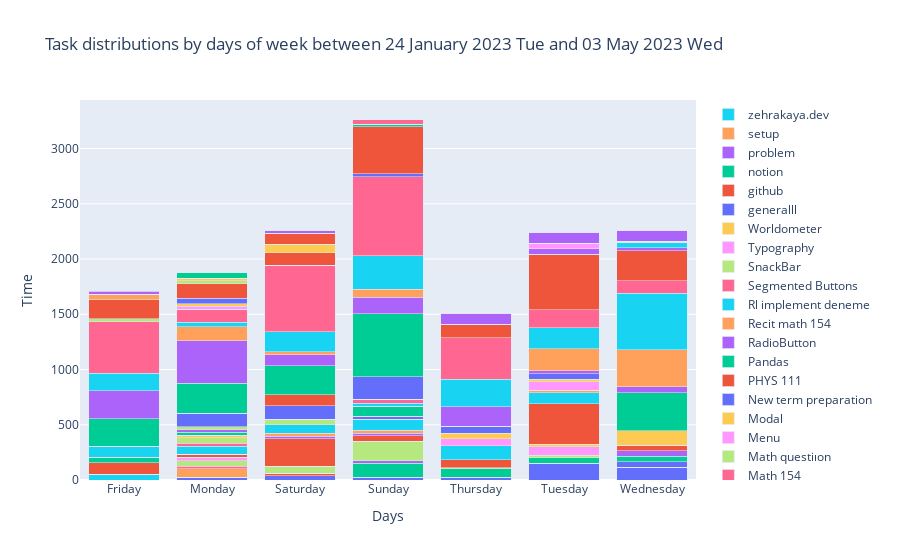

Notebook code for this chart:
### Code cell
max_dates = days_sns.sum(axis=1).index
get_max = days_sns.loc[max_dates]
get_max = get_max.loc[:, (get_max != 0).any(axis=0)]

fig = go.Figure(data=[go.Bar(x=get_max.index, y=get_max[col], name=col) for col in get_max.columns])
fig.update_layout(barmode='stack', xaxis_title='Days', yaxis_title='Time',
                  title=f"Task distributions by days of week between {strf_start_date} and {strf_end_date}")
fig.update_layout(hovermode='x unified')
plt.savefig(CFG["plot_folder_path"] / f"Task distributions by days of week between {strf_start_date} and {strf_end_date}")
fig.show()

### Figure 1 — Plotly figure (JSON) as saved in the notebook; plotly's stock layout.template omitted (floating-point values rounded to 4 significant figures)
{"data": [{"name": "ActivityIndicator", "type": "bar", "x": ["Friday", "Monday", "Saturday", "Sunday", "Thursday", "Tuesday", "Wednesday"], "y": [0, 25, 37, 25, 25, 150, 115]}, {"name": "Algorithm", "type": "bar", "x": ["Friday", "Monday", "Saturday", "Sunday", "Thursday", "Tuesday", "Wednesday"], "y": [0, 0, 25, 0, 0, 0, 0]}, {"name": "Appearance", "type": "bar", "x": ["Friday", "Monday", "Saturday", "Sunday", "Thursday", "Tuesday", "Wednesday"], "y": [0, 0, 0, 125, 75, 50, 0]}, {"name": "Application", "type": "bar", "x": ["Friday", "Monday", "Saturday", "Sunday", "Thursday", "Tuesday", "Wednesday"], "y": [0, 0, 0, 25, 0, 0, 0]}, {"name": "Avatar", "type": "bar", "x": ["Friday", "Monday", "Saturday", "Sunday", "Thursday", "Tuesday", "Wednesday"], "y": [0, 75, 0, 0, 0, 0, 0]}, {"name": "Binary tree", "type": "bar", "x": ["Friday", "Monday", "Saturday", "Sunday", "Thursday", "Tuesday", "Wednesday"], "y": [53, 0, 0, 0, 0, 0, 0]}, {"name": "Button", "type": "bar", "x": ["Friday", "Monday", "Saturday", "Sunday", "Thursday", "Tuesday", "Wednesday"], "y": [0, 25, 0, 0, 0, 0, 0]}, {"name": "CV", "type": "bar", "x": ["Friday", "Monday", "Saturday", "Sunday", "Thursday", "Tuesday", "Wednesday"], "y": [0, 50, 61, 175, 10, 25, 0]}, {"name": "Card", "type": "bar", "x": ["Friday", "Monday", "Saturday", "Sunday", "Thursday", "Tuesday", "Wednesday"], "y": [0, 31, 0, 0, 0, 75, 0]}, {"name": "CountryPickerModal", "type": "bar", "x": ["Friday", "Monday", "Saturday", "Sunday", "Thursday", "Tuesday", "Wednesday"], "y": [0, 0, 0, 0, 0, 25, 0]}, {"name": "DATATHON preparation", "type": "bar", "x": ["Friday", "Monday", "Saturday", "Sunday", "Thursday", "Tuesday", "Wednesday"], "y": [0, 0, 0, 0, 0, 0, 50]}, {"name": "DATATHON preselection", "type": "bar", "x": ["Friday", "Monday", "Saturday", "Sunday", "Thursday", "Tuesday", "Wednesday"], "y": [102, 25, 250, 50, 75, 363, 0]}, {"name": "Dialog", "type": "bar", "x": ["Friday", "Monday", "Saturday", "Sunday", "Thursday", "Tuesday", "Wednesday"], "y": [50, 0, 0, 0, 0, 0, 50]}, {"name": "Diary", "type": "bar", "x": ["Friday", "Monday", "Saturday", "Sunday", "Thursday", "Tuesday", "Wednesday"], "y": [0, 0, 25, 25, 0, 0, 50]}, {"name": "Divider", "type": "bar", "x": ["Friday", "Monday", "Saturday", "Sunday", "Thursday", "Tuesday", "Wednesday"], "y": [0, 0, 25, 25, 0, 0, 0]}, {"name": "Eng revision", "type": "bar", "x": ["Friday", "Monday", "Saturday", "Sunday", "Thursday", "Tuesday", "Wednesday"], "y": [100, 75, 75, 100, 125, 100, 0]}, {"name": "Form", "type": "bar", "x": ["Friday", "Monday", "Saturday", "Sunday", "Thursday", "Tuesday", "Wednesday"], "y": [0, 25, 0, 0, 0, 0, 0]}, {"name": "Header", "type": "bar", "x": ["Friday", "Monday", "Saturday", "Sunday", "Thursday", "Tuesday", "Wednesday"], "y": [0, 50, 0, 0, 0, 0, 0]}, {"name": "House works", "type": "bar", "x": ["Friday", "Monday", "Saturday", "Sunday", "Thursday", "Tuesday", "Wednesday"], "y": [0, 0, 0, 0, 62, 0, 0]}, {"name": "Icon", "type": "bar", "x": ["Friday", "Monday", "Saturday", "Sunday", "Thursday", "Tuesday", "Wednesday"], "y": [0, 25, 0, 0, 0, 0, 0]}, {"name": "IconButton", "type": "bar", "x": ["Friday", "Monday", "Saturday", "Sunday", "Thursday", "Tuesday", "Wednesday"], "y": [0, 0, 0, 29, 0, 0, 0]}, {"name": "Jupyter edit", "type": "bar", "x": ["Friday", "Monday", "Saturday", "Sunday", "Thursday", "Tuesday", "Wednesday"], "y": [0, 0, 0, 0, 0, 0, 50]}, {"name": "Kaggle", "type": "bar", "x": ["Friday", "Monday", "Saturday", "Sunday", "Thursday", "Tuesday", "Wednesday"], "y": [0, 25, 0, 87, 0, 0, 0]}, {"name": "KeyboardAwareView", "type": "bar", "x": ["Friday", "Monday", "Saturday", "Sunday", "Thursday", "Tuesday", "Wednesday"], "y": [0, 25, 0, 0, 0, 0, 0]}, {"name": "Layout", "type": "bar", "x": ["Friday", "Monday", "Saturday", "Sunday", "Thursday", "Tuesday", "Wednesday"], "y": [0, 0, 0, 0, 0, 25, 0]}, {"name": "Leet code algorithm", "type": "bar", "x": ["Friday", "Monday", "Saturday", "Sunday", "Thursday", "Tuesday", "Wednesday"], "y": [0, 0, 0, 30, 0, 0, 0]}, {"name": "Leet code day 1", "type": "bar", "x": ["Friday", "Monday", "Saturday", "Sunday", "Thursday", "Tuesday", "Wednesday"], "y": [0, 0, 0, 37, 0, 0, 0]}, {"name": "List", "type": "bar", "x": ["Friday", "Monday", "Saturday", "Sunday", "Thursday", "Tuesday", "Wednesday"], "y": [0, 25, 50, 0, 0, 0, 0]}, {"name": "M116 LESSON", "type": "bar", "x": ["Friday", "Monday", "Saturday", "Sunday", "Thursday", "Tuesday", "Wednesday"], "y": [0, 0, 0, 0, 0, 75, 0]}, {"name": "M116 lessons revison", "type": "bar", "x": ["Friday", "Monday", "Saturday", "Sunday", "Thursday", "Tuesday", "Wednesday"], "y": [0, 0, 0, 0, 50, 25, 132]}, {"name": "M154 HW - 1.1", "type": "bar", "x": ["Friday", "Monday", "Saturday", "Sunday", "Thursday", "Tuesday", "Wednesday"], "y": [0, 125, 125, 200, 66, 50, 0]}, {"name": "M154 HW-2", "type": "bar", "x": ["Friday", "Monday", "Saturday", "Sunday", "Thursday", "Tuesday", "Wednesday"], "y": [0, 0, 100, 0, 0, 0, 0]}, {"name": "MATH 112", "type": "bar", "x": ["Friday", "Monday", "Saturday", "Sunday", "Thursday", "Tuesday", "Wednesday"], "y": [251, 268, 262, 570, 0, 0, 341]}, {"name": "Masterlist analysi", "type": "bar", "x": ["Friday", "Monday", "Saturday", "Sunday", "Thursday", "Tuesday", "Wednesday"], "y": [250, 386, 100, 150, 175, 25, 58]}, {"name": "Masterlist cleaning dat", "type": "bar", "x": ["Friday", "Monday", "Saturday", "Sunday", "Thursday", "Tuesday", "Wednesday"], "y": [0, 125, 25, 75, 0, 200, 335]}, {"name": "Math 116", "type": "bar", "x": ["Friday", "Monday", "Saturday", "Sunday", "Thursday", "Tuesday", "Wednesday"], "y": [161, 41, 181, 300, 248, 189, 510]}, {"name": "Math 154", "type": "bar", "x": ["Friday", "Monday", "Saturday", "Sunday", "Thursday", "Tuesday", "Wednesday"], "y": [466, 120, 604, 718, 375, 165, 110]}, {"name": "Math questiıon", "type": "bar", "x": ["Friday", "Monday", "Saturday", "Sunday", "Thursday", "Tuesday", "Wednesday"], "y": [25, 0, 0, 0, 0, 0, 0]}, {"name": "Menu", "type": "bar", "x": ["Friday", "Monday", "Saturday", "Sunday", "Thursday", "Tuesday", "Wednesday"], "y": [0, 25, 0, 0, 0, 0, 0]}, {"name": "Modal", "type": "bar", "x": ["Friday", "Monday", "Saturday", "Sunday", "Thursday", "Tuesday", "Wednesday"], "y": [0, 25, 0, 0, 0, 0, 0]}, {"name": "New term preparation", "type": "bar", "x": ["Friday", "Monday", "Saturday", "Sunday", "Thursday", "Tuesday", "Wednesday"], "y": [0, 50, 0, 25, 0, 0, 0]}, {"name": "PHYS 111", "type": "bar", "x": ["Friday", "Monday", "Saturday", "Sunday", "Thursday", "Tuesday", "Wednesday"], "y": [175, 132, 113, 425, 125, 500, 275]}, {"name": "Pandas", "type": "bar", "x": ["Friday", "Monday", "Saturday", "Sunday", "Thursday", "Tuesday", "Wednesday"], "y": [0, 0, 0, 25, 0, 0, 0]}, {"name": "RadioButton", "type": "bar", "x": ["Friday", "Monday", "Saturday", "Sunday", "Thursday", "Tuesday", "Wednesday"], "y": [0, 0, 0, 0, 0, 50, 25]}, {"name": "Recit math 154", "type": "bar", "x": ["Friday", "Monday", "Saturday", "Sunday", "Thursday", "Tuesday", "Wednesday"], "y": [50, 0, 0, 0, 0, 0, 0]}, {"name": "Rl implement deneme", "type": "bar", "x": ["Friday", "Monday", "Saturday", "Sunday", "Thursday", "Tuesday", "Wednesday"], "y": [0, 0, 0, 0, 0, 0, 50]}, {"name": "Segmented Buttons", "type": "bar", "x": ["Friday", "Monday", "Saturday", "Sunday", "Thursday", "Tuesday", "Wednesday"], "y": [0, 0, 0, 43, 0, 0, 0]}, {"name": "SnackBar", "type": "bar", "x": ["Friday", "Monday", "Saturday", "Sunday", "Thursday", "Tuesday", "Wednesday"], "y": [0, 25, 0, 0, 0, 0, 0]}, {"name": "Typography", "type": "bar", "x": ["Friday", "Monday", "Saturday", "Sunday", "Thursday", "Tuesday", "Wednesday"], "y": [0, 0, 0, 0, 0, 50, 0]}, {"name": "Worldometer", "type": "bar", "x": ["Friday", "Monday", "Saturday", "Sunday", "Thursday", "Tuesday", "Wednesday"], "y": [0, 25, 75, 0, 0, 0, 0]}, {"name": "generalll", "type": "bar", "x": ["Friday", "Monday", "Saturday", "Sunday", "Thursday", "Tuesday", "Wednesday"], "y": [0, 0, 0, 0, 0, 0, 11]}, {"name": "github", "type": "bar", "x": ["Friday", "Monday", "Saturday", "Sunday", "Thursday", "Tuesday", "Wednesday"], "y": [0, 0, 100, 0, 0, 0, 0]}, {"name": "notion", "type": "bar", "x": ["Friday", "Monday", "Saturday", "Sunday", "Thursday", "Tuesday", "Wednesday"], "y": [0, 50, 0, 0, 0, 0, 0]}, {"name": "problem", "type": "bar", "x": ["Friday", "Monday", "Saturday", "Sunday", "Thursday", "Tuesday", "Wednesday"], "y": [25, 0, 25, 0, 99, 100, 100]}, {"name": "setup", "type": "bar", "x": ["Friday", "Monday", "Saturday", "Sunday", "Thursday", "Tuesday", "Wednesday"], "y": [5, 0, 0, 0, 0, 0, 0]}, {"name": "zehrakaya.dev", "type": "bar", "x": ["Friday", "Monday", "Saturday", "Sunday", "Thursday", "Tuesday", "Wednesday"], "y": [0, 0, 0, 3, 0, 0, 0]}], "layout": {"barmode": "stack", "hovermode": "x unified", "title": {"text": "Task distributions by days of week between 24 January 2023 Tue and 03 May 2023 Wed"}, "xaxis": {"title": {"text": "Days"}}, "yaxis": {"title": {"text": "Time"}}}}
